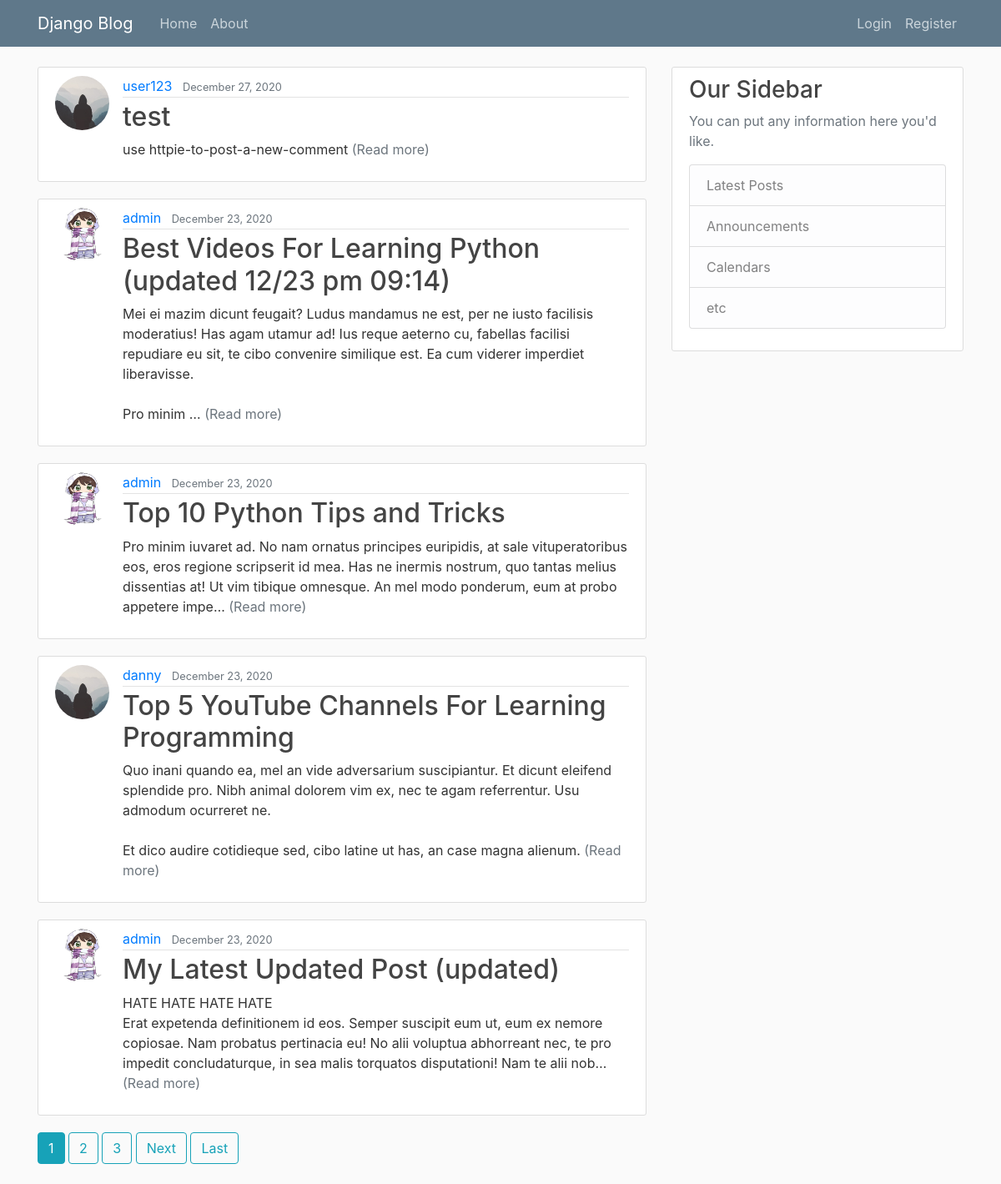
Before: / with the older database file.
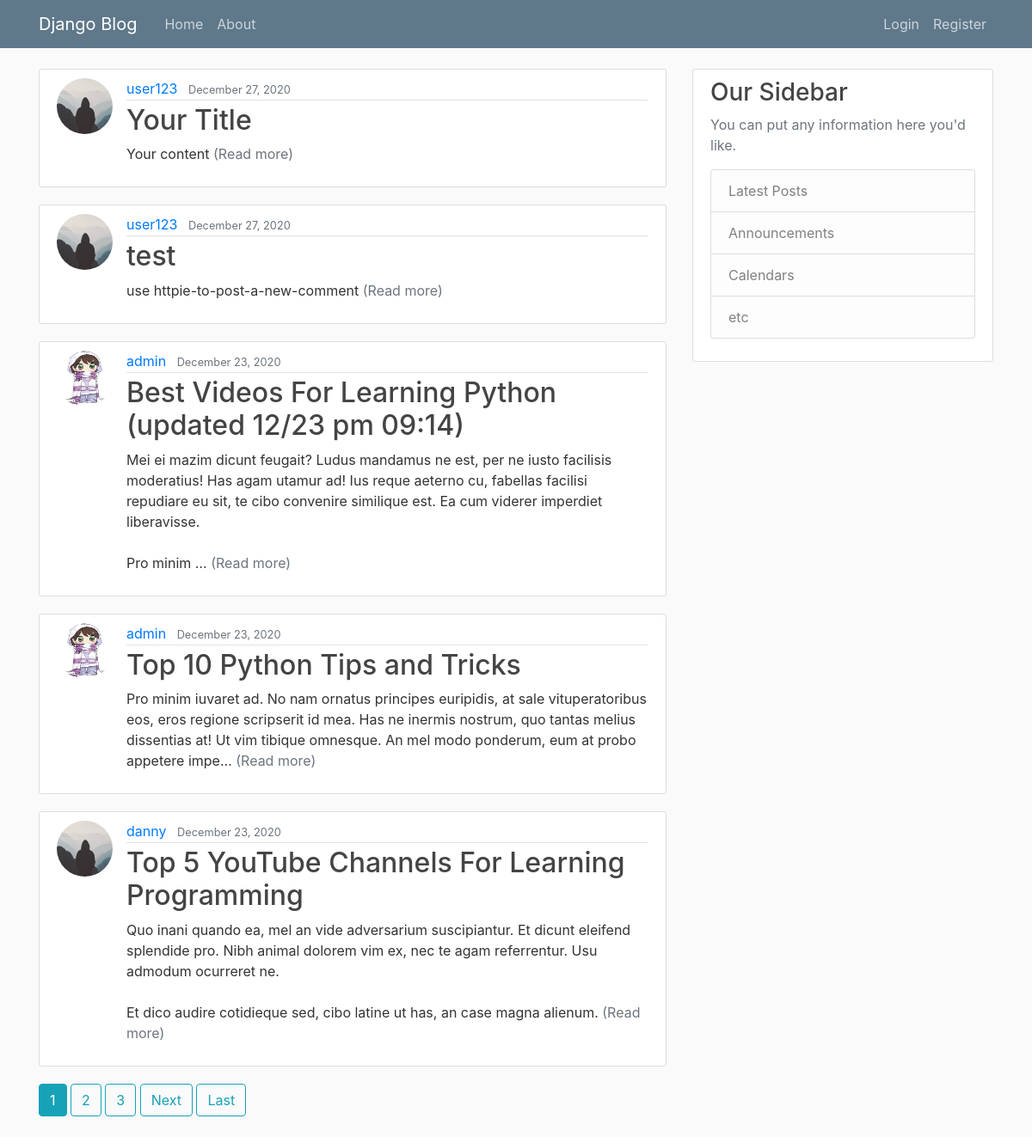
After: the same page with the newer database file.
### blog/models.py (models this page shows, shortened)
class Post(models.Model):
    class PostObjects(models.Manager):
        def get_queryset(self):
            return super().get_queryset().filter(date_posted__lte=timezone.now())
    author = models.ForeignKey(User, on_delete=models.CASCADE, default=1)
    title = models.CharField(max_length=100)
    slug = models.SlugField(unique=True, blank=True, null=True)
    content = models.TextField()
    date_posted = models.DateTimeField(default=timezone.now)
    read_time = models.IntegerField(default=0, null=True, blank=True) #models.TimeField(null=True, blank=True)
    @property
    def short_description(self):
        return truncatechars(self.content, 250)

### users/models.py (models this page shows, shortened)
class Profile(models.Model):
    user = models.OneToOneField(User, on_delete=models.CASCADE)
    image = models.ImageField(default='default.jpg', upload_to='profile_pics')

### blog/views.py (the view)
# urls.py: path('', PostListView.as_view(), name='blog-home'),
class PostListView(ListView):
    model = Post
    template_name = 'blog/home.html' # <app>/<model>_<viewtype>.html
    context_object_name = 'posts'
    ordering = ['-date_posted']
    paginate_by = 5

### blog/templates/blog/home.html (shortened to what this page needs)
{% extends "blog/base.html" %}
{% block content %}
  {% for post in posts %}
    <article class="media content-section">
      <img class="rounded-circle article-img" src="{{ post.author.profile.image.url }}">
      <div class="media-body">
        <div class="article-metadata">
          <a class="mr-2" href="{% url 'user-posts' post.author.username %}">{{ post.author }}</a>
          <small class="text-muted">{{ post.date_posted|date:"F d, Y" }}</small>
        </div>
        <h2><a class="article-title" href="{% url 'post-detail' post.slug %}">{{ post.title }}</a></h2>
        <p class="article-content">{{ post.short_description }} <a class="text-muted" href="{% url 'post-detail' post.slug %}">(Read more)</a></p>
      </div>
    </article>
  {% endfor %}
  {% if is_paginated %}
    {% for num in page_obj.paginator.page_range %}
      {% if page_obj.number == num %}
        <a class="btn btn-info mb-4" href="?page={{ num }}">{{ num }}</a>
      {% elif num > page_obj.number|add:'-3' and num < page_obj.number|add:'3' %}
        <a class="btn btn-outline-info mb-4" href="?page={{ num }}">{{ num }}</a>
      {% endif %}
    {% endfor %}
    {% if page_obj.has_next %}
      <a class="btn btn-outline-info mb-4" href="?page={{ page_obj.next_page_number }}">Next</a>
      <a class="btn btn-outline-info mb-4" href="?page={{ page_obj.paginator.num_pages }}">Last</a>
    {% endif %}
  {% endif %}
{% endblock content %}

### blog/templates/blog/base.html (shortened to what this page needs)
{% load static %}
<!DOCTYPE html>
<html lang="en" dir="ltr">
  <head>
    <link rel="stylesheet" href="https://maxcdn.bootstrapcdn.com/bootstrap/4.0.0/css/bootstrap.min.css">
    <link rel="stylesheet" type="text/css" href="{% static 'blog/main.css' %}">
  </head>
  <body>
    <header class="site-header">
      <nav class="navbar navbar-expand-md navbar-dark bg-steel fixed-top">
        <div class="container">
          <a class="navbar-brand mr-4" href="{% url 'blog-home' %}">Django Blog</a>
          <div class="collapse navbar-collapse" id="navbarToggle">
            <div class="navbar-nav mr-auto">
              <a class="nav-item nav-link" href="{% url 'blog-home' %}">Home</a>
              <a class="nav-item nav-link" href="{% url 'blog-about' %}">About</a>
            </div>
            <div class="navbar-nav">
              {% if user.is_authenticated %}
                <a class="nav-item nav-link" href="{% url 'post-create' %}">New Post</a>
                <a class="nav-item nav-link" href="{% url 'profile' %}">Profile</a>
                <a class="nav-item nav-link" href="{% url 'logout' %}">Logout</a>
              {% else %}
                <a class="nav-item nav-link" href="{% url 'login' %}">Login</a>
                <a class="nav-item nav-link" href="{% url 'register' %}">Register</a>
              {% endif %}
            </div>
          </div>
        </div>
      </nav>
    </header>
    <main role="main" class="container">
      <div class="row">
        <div class="col-md-8">
          {% block content %}{% endblock %}
        </div>
        <div class="col-md-4">
          <div class="content-section">
            <h3>Our Sidebar</h3>
            <p class='text-muted'>You can put any information here you'd like.
              <ul class="list-group">
                <li class="list-group-item list-group-item-light">Latest Posts</li>
                <li class="list-group-item list-group-item-light">Announcements</li>
                <li class="list-group-item list-group-item-light">Calendars</li>
                <li class="list-group-item list-group-item-light">etc</li>
              </ul>
            </p>
          </div>
        </div>
      </div>
    </main>
  </body>
</html>

### blog/static/blog/main.css (style rules this page uses)
body { background: #fafafa; color: #333333; margin-top: 5rem; }
h1, h2, h3, h4, h5, h6 { color: #444444; }
ul { margin: 0; }
.bg-steel { background-color: #5f788a; }
.site-header .navbar-nav .nav-link { color: #cbd5db; }
.content-section { background: #ffffff; padding: 10px 20px; border: 1px solid #dddddd; border-radius: 3px; margin-bottom: 20px; }
.article-title { color: #444444; }
.article-content { white-space: pre-line; }
.article-img { height: 65px; width: 65px; margin-right: 16px; }
.article-metadata { padding-bottom: 1px; margin-bottom: 4px; border-bottom: 1px solid #e3e3e3 }

Changed rows visible on the page:
no longer on this page (row unchanged): Post: author.profile.image (picture), author "admin", date_posted "December 23, 2020", title "My Latest Updated Post (updated)", short_description "HATE HATE HATE HATE Erat expetenda definitionem id eos. Semper suscipit eum ut, eum ex nemore copiosae. Nam probatus pertinacia eu! No alii voluptua abhorreant nec, te pro impedit concludaturque, in sea malis torquatos disputationi! Nam te alii nob…"
added Post: author.profile.image (placeholder picture), author "user123", date_posted "December 27, 2020", title "Your Title", short_description "Your content"
